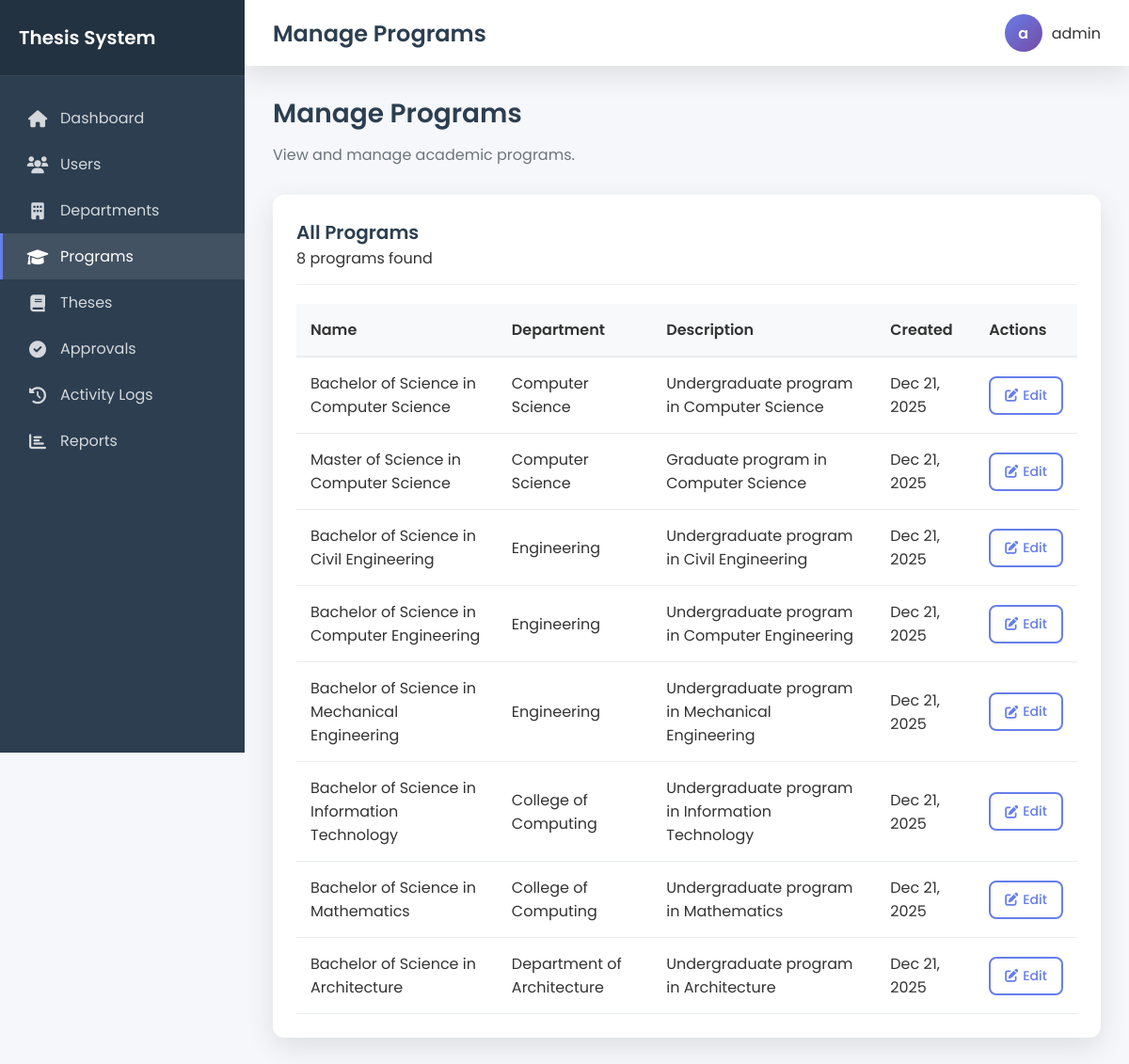
Screenshot of /admin/programs.php (signed in) with the database file from the repository.
### tables this page shows
CREATE TABLE `programs` (
  `id` int(11) NOT NULL,
  `department_id` int(11) NOT NULL,
  `name` varchar(100) NOT NULL,
  `description` text DEFAULT NULL,
  `created_at` timestamp NOT NULL DEFAULT current_timestamp(),
  `updated_at` timestamp NOT NULL DEFAULT current_timestamp() ON UPDATE current_timestamp()
);

CREATE TABLE `departments` (
  `id` int(11) NOT NULL,
  `name` varchar(100) NOT NULL,
  `description` text DEFAULT NULL,
  `created_at` timestamp NOT NULL DEFAULT current_timestamp(),
  `updated_at` timestamp NOT NULL DEFAULT current_timestamp() ON UPDATE current_timestamp()
);

### models/Model.php (called while the page is built, shortened)
<?php
class Model {
    public function __construct($database) {
        $this->pdo = $database;
    }
}
?>

### models/Program.php (called while the page is built, shortened)
<?php
require_once 'Model.php';
class Program extends Model {
    public function getAllPrograms() {
        $stmt = $this->pdo->prepare("
            SELECT p.*, d.name as department_name
            FROM programs p
            LEFT JOIN departments d ON p.department_id = d.id
        ");
        $stmt->execute();
        return $stmt->fetchAll(PDO::FETCH_ASSOC);
    }
}
?>

### admin/programs.php (the view, shortened to what this page needs)
<?php
require_once '../config/db.php';
require_once '../models/Program.php';
$programModel = new Program($pdo);
$programs = $programModel->getAllPrograms();
?>
<div class="page-header">
    <h2>Manage Programs</h2>
    <p>View and manage academic programs.</p>
</div>
<div class="card fade-in">
    <div class="card-header">
        <h3>All Programs</h3>
        <p><?php echo count($programs); ?> programs found</p>
    </div>
    <?php if (count($programs) > 0): ?>
        <div class="table-responsive">
            <table class="table" style="width: 100%; border-collapse: collapse;">
                <thead>
                    <tr style="background: #f8f9fa; border-bottom: 2px solid #e9ecef;">
                        <th style="padding: 15px; text-align: left; font-weight: 600;">Name</th>
                        <th style="padding: 15px; text-align: left; font-weight: 600;">Department</th>
                        <th style="padding: 15px; text-align: left; font-weight: 600;">Description</th>
                        <th style="padding: 15px; text-align: left; font-weight: 600;">Created</th>
                        <th style="padding: 15px; text-align: left; font-weight: 600;">Actions</th>
                    </tr>
                </thead>
                <tbody>
                    <?php foreach ($programs as $program): ?>
                        <tr style="border-bottom: 1px solid #e9ecef;">
                            <td style="padding: 15px;"><?php echo htmlspecialchars($program['name']); ?></td>
                            <td style="padding: 15px;"><?php echo htmlspecialchars($program['department_name']); ?></td>
                            <td style="padding: 15px;"><?php echo htmlspecialchars($program['description']); ?></td>
                            <td style="padding: 15px;"><?php echo date('M j, Y', strtotime($program['created_at'])); ?></td>
                            <td style="padding: 15px;">
                                <a href="edit-program.php?id=<?php echo $program['id']; ?>" class="btn btn-outline" style="padding: 8px 15px; border: 2px solid #667eea; border-radius: 8px; color: #667eea; text-decoration: none; font-size: 14px; display: inline-flex; align-items: center; gap: 5px;">
                                    <i class="fas fa-edit"></i> Edit
                                </a>
                            </td>
                        </tr>
                    <?php endforeach; ?>
                </tbody>
            </table>
        </div>
    <?php endif; ?>
</div>
<?php
include '../views/shared/layout.php';
?>

### views/shared/layout.php (style rules this page uses)
:root { --primary-gradient: linear-gradient(135deg, #667eea 0%, #764ba2 100%); --secondary-gradient: linear-gradient(135deg, #f093fb 0%, #f5576c 100%); --success-gradient: linear-gradient(135deg, #43e97b 0%, #38f9d7 100%); --warning-gradient: linear-gradient(135deg, #ff9a9e 0%, #fecfef 100%); --dark: #2c3e50; --light: #f8f9fa; --gray: #6c757d; --border-radius: 12px; --box-shadow: 0 10px 30px rgba(0, 0, 0, 0.1); }
* { margin: 0; padding: 0; box-sizing: border-box; }
body { font-family: 'Poppins', sans-serif; background: #f5f7fa; color: #333; min-height: 100vh; }
.page-header { margin-bottom: 30px; }
.page-header h2 { font-size: 28px; font-weight: 600; color: var(--dark); margin: 0 0 10px 0; }
.page-header p { color: var(--gray); font-size: 16px; margin: 0; }
.card { background: white; border-radius: var(--border-radius); box-shadow: var(--box-shadow); padding: 25px; margin-bottom: 25px; transition: transform 0.3s ease; }
.card-header { border-bottom: 1px solid #eee; padding-bottom: 15px; margin-bottom: 20px; }
.card-header h3 { font-size: 20px; font-weight: 600; margin: 0; color: var(--dark); }
.btn { padding: 12px 20px; border: none; border-radius: var(--border-radius); font-family: 'Poppins', sans-serif; font-weight: 500; cursor: pointer; transition: all 0.3s ease; text-decoration: none; display: inline-flex; align-items: center; justify-content: center; gap: 8px; }
.btn i { font-size: 14px; }
.btn-outline { background: transparent; border: 2px solid #667eea; color: #667eea; }
.fade-in { animation: fadeIn 0.6s ease-out; }

### rows the page displays
programs: name "Bachelor of Science in Computer Science", department.name "Computer Science", description "Undergraduate program in Computer Science", created_at "Dec 21, 2025"
programs: name "Master of Science in Computer Science", department.name "Computer Science", description "Graduate program in Computer Science", created_at "Dec 21, 2025"
programs: name "Bachelor of Science in Civil Engineering", department.name "Engineering", description "Undergraduate program in Civil Engineering", created_at "Dec 21, 2025"
programs: name "Bachelor of Science in Computer Engineering", department.name "Engineering", description "Undergraduate program in Computer Engineering", created_at "Dec 21, 2025"
programs: name "Bachelor of Science in Mechanical Engineering", department.name "Engineering", description "Undergraduate program in Mechanical Engineering", created_at "Dec 21, 2025"
programs: name "Bachelor of Science in Information Technology", department.name "College of Computing", description "Undergraduate program in Information Technology", created_at "Dec 21, 2025"
programs: name "Bachelor of Science in Mathematics", department.name "College of Computing", description "Undergraduate program in Mathematics", created_at "Dec 21, 2025"
programs: name "Bachelor of Science in Architecture", department.name "Department of Architecture", description "Undergraduate program in Architecture", created_at "Dec 21, 2025"

### other values shown
$item['title'] "Dashboard"
$item['title'] "Users"
$item['title'] "Departments"
$item['title'] "Programs"
$item['title'] "Theses"
$item['title'] "Approvals"
$item['title'] "Activity Logs"
$item['title'] "Reports"
$title "Manage Programs"
substr($_SESSION['username'], 0, 1) "a"
$_SESSION['username'] "admin"
count($programs) "8"
